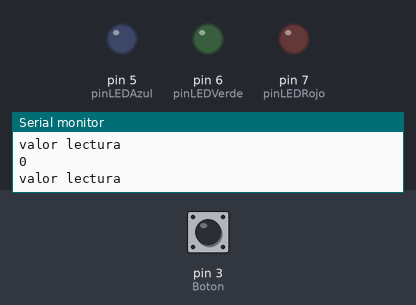
The sketch below on a simulated Arduino Uno, built with avr-gcc and run on an emulated ATmega328P. Shown: output pins drawn as LEDs (lit = HIGH), the last lines printed to the serial monitor. The inputs (shaded band) are chosen by the test bench; at power-on: pin 3 (Boton) LOW.

Above: at 1.2 s.
1.3 s: pin 3 (Boton) pulled HIGH for 0.15 s
At 1.42 s:
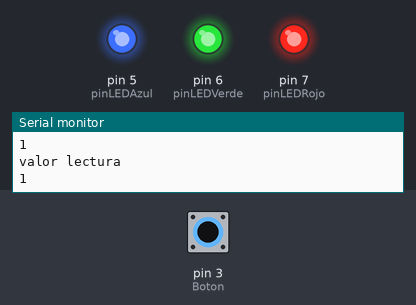
2.9 s: pin 3 (Boton) pulled HIGH for 3.2 s
At 7.5 s:
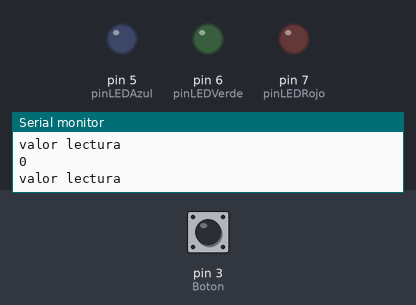
Timing chart, 0 to 9.0 s (numbered marks = the images above; inputs shaded):
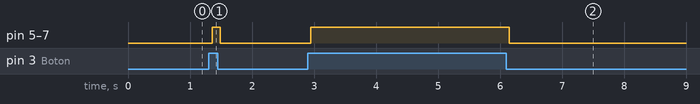

The sketch:

Ejercicio_03_Circuito_LED_s_con_PushButton.ino
```cpp
int Boton = 3;//Declaramos la variable Boton con el valor 3 (pin3).

int pinLEDRojo = 7;//Declaramos la variable pinLEDRojo con valor 7 (pin7).
int pinLEDVerde = 6;//Declaramos la variable pinLEDVerde con valor 6 (pin6).
int pinLEDAzul = 5;//Declaramos la variable pinLEDAzul con valor 5 (pin5).

void setup() {
  pinMode(pinLEDRojo,OUTPUT);//Indicamos el pinLEDRojo como salida.
  pinMode(pinLEDVerde,OUTPUT);//Indicamos el pinLEDVerde como salida.
  pinMode(pinLEDAzul,OUTPUT);//Indicamos el pinLEDAzul como salida.

  pinMode(Boton,INPUT);//Declaramos la variable Boton como dato de entrada.
  Serial.begin(9600);
}
void loop() {
  int valorEntrada = digitalRead(Boton);//Leemos el dato de entrada en la variable Boton.
  Serial.println("valor lectura");
  Serial.println(valorEntrada);
  if(valorEntrada == HIGH)
 {
   Serial.println("valor lectura");
   Serial.println(valorEntrada);
   digitalWrite(pinLEDRojo,HIGH);//Mandamos al pin 7 un pulso alto.
   digitalWrite(pinLEDVerde,HIGH);//Mandamos al pin 6 un pulso alto.
   digitalWrite(pinLEDAzul,HIGH);//Mandamos al pin 5 un pulso alto.
 }
 else
 {
   digitalWrite(pinLEDRojo,LOW);//Mandamos al pin 7 un pulso bajo.
   digitalWrite(pinLEDVerde,LOW);//Mandamos al pin 6 un pulso bajo.
   digitalWrite(pinLEDAzul,LOW);//Mandamos al pin 5 un pulso bajo.
 }
}
```

Measured:
- after the input at 1.3 s, pin 5 (pinLEDAzul), pin 6 (pinLEDVerde), pin 7 (pinLEDRojo): LOW → HIGH after 0.06 s, → LOW 0.13 s later
- after the input at 2.9 s, pin 5 (pinLEDAzul), pin 6 (pinLEDVerde), pin 7 (pinLEDRojo): LOW → HIGH after 0.05 s, → LOW 3.2 s later
